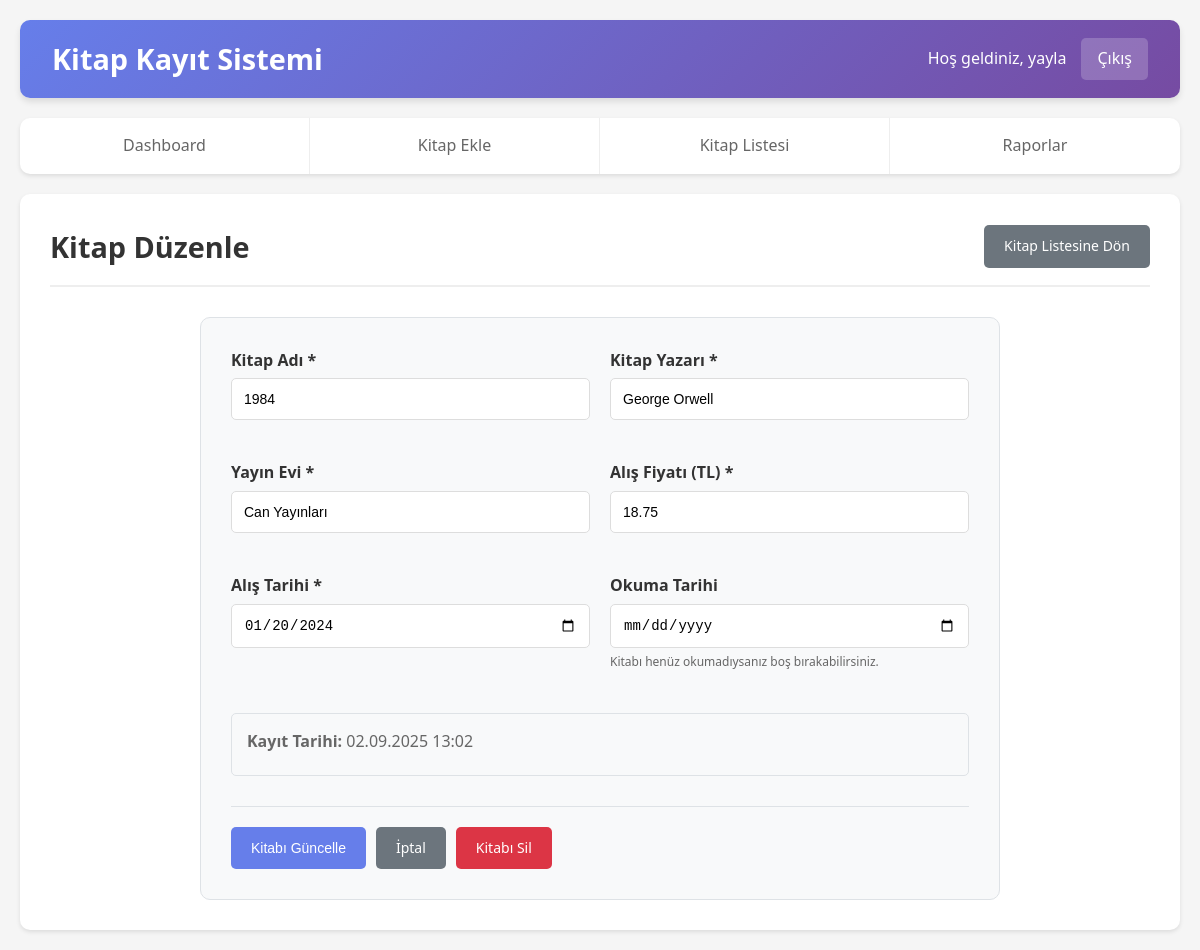
Page /pages/edit_book.php?id=2 (signed in) on the committed database.
### tables this page shows
CREATE TABLE IF NOT EXISTS kitaplar (
    id INT AUTO_INCREMENT PRIMARY KEY,
    kitap_adi VARCHAR(255) NOT NULL,
    kitap_yazari VARCHAR(255) NOT NULL,
    yayin_evi VARCHAR(255) NOT NULL,
    alis_fiyati DECIMAL(10,2) NOT NULL,
    alis_tarihi DATE NOT NULL,
    okuma_tarihi DATE NULL,
    kayit_tarihi TIMESTAMP DEFAULT CURRENT_TIMESTAMP,
    guncelleme_tarihi TIMESTAMP DEFAULT CURRENT_TIMESTAMP ON UPDATE CURRENT_TIMESTAMP,
    INDEX idx_kitap_adi (kitap_adi),
    INDEX idx_yazar (kitap_yazari),
    INDEX idx_yayin_evi (yayin_evi),
    INDEX idx_alis_tarihi (alis_tarihi),
    INDEX idx_okuma_tarihi (okuma_tarihi)
);

### includes/auth.php (called while the page is built, shortened)
<?php
function getAdminUsername() {
    return $_SESSION['admin_username'] ?? 'Admin';
}
function generateCSRFToken() {
    return $_SESSION['csrf_token'];
}
?>

### includes/functions.php (called while the page is built, shortened)
<?php
function getBook($id) {
    try {
        $db = getDB();
        $sql = "SELECT * FROM kitaplar WHERE id = :id";
        $stmt = $db->prepare($sql);
        $stmt->bindParam(':id', $id);
        $stmt->execute();
        return $stmt->fetch();
    } catch(PDOException $e) {
        error_log("Kitap getirme hatası: " . $e->getMessage());
        return false;
    }
}
function formatDate($date, $format = 'd.m.Y') {
    return date($format, strtotime($date));
}
?>

### pages/edit_book.php (the view, shortened to what this page needs)
<?php
require_once '../includes/auth.php';
require_once '../includes/functions.php';
$book_id = (int)$_GET['id'];
$book = getBook($book_id);
$csrf_token = generateCSRFToken();
?>
<!DOCTYPE html>
<html lang="tr">
<head>
    <link rel="stylesheet" href="../assets/css/style.css">
</head>
<body>
    <div class="container">
        <header class="header">
            <h1>Kitap Kayıt Sistemi</h1>
            <div class="user-info">
                <span>Hoş geldiniz, <?php echo htmlspecialchars(getAdminUsername()); ?></span>
                <a href="dashboard.php?logout=1" class="logout-btn">Çıkış</a>
            </div>
        </header>
        <nav class="navigation">
            <ul>
                <li><a href="dashboard.php">Dashboard</a></li>
                <li><a href="add_book.php">Kitap Ekle</a></li>
                <li><a href="list_books.php">Kitap Listesi</a></li>
                <li><a href="reports.php">Raporlar</a></li>
            </ul>
        </nav>
        <main class="main-content">
            <div class="page-header">
                <h2>Kitap Düzenle</h2>
                <a href="list_books.php" class="btn btn-secondary">Kitap Listesine Dön</a>
            </div>
            <div class="form-container">
                <form method="POST" action="" class="book-form">
                    <div class="form-row">
                        <div class="form-group">
                            <label for="kitap_adi">Kitap Adı *</label>
                            <input type="text" id="kitap_adi" name="kitap_adi"
                                   value="<?php echo htmlspecialchars($_POST['kitap_adi'] ?? $book['kitap_adi']); ?>"
                                   required maxlength="255">
                        </div>
                        <div class="form-group">
                            <label for="kitap_yazari">Kitap Yazarı *</label>
                            <input type="text" id="kitap_yazari" name="kitap_yazari"
                                   value="<?php echo htmlspecialchars($_POST['kitap_yazari'] ?? $book['kitap_yazari']); ?>"
                                   required maxlength="255">
                        </div>
                    </div>
                    <div class="form-row">
                        <div class="form-group">
                            <label for="yayin_evi">Yayın Evi *</label>
                            <input type="text" id="yayin_evi" name="yayin_evi"
                                   value="<?php echo htmlspecialchars($_POST['yayin_evi'] ?? $book['yayin_evi']); ?>"
                                   required maxlength="255">
                        </div>
                        <div class="form-group">
                            <label for="alis_fiyati">Alış Fiyatı (TL) *</label>
                            <input type="number" id="alis_fiyati" name="alis_fiyati"
                                   value="<?php echo htmlspecialchars($_POST['alis_fiyati'] ?? $book['alis_fiyati']); ?>"
                                   step="0.01" min="0" required>
                        </div>
                    </div>
                    <div class="form-row">
                        <div class="form-group">
                            <label for="alis_tarihi">Alış Tarihi *</label>
                            <input type="date" id="alis_tarihi" name="alis_tarihi"
                                   value="<?php echo htmlspecialchars($_POST['alis_tarihi'] ?? $book['alis_tarihi']); ?>"
                                   required>
                        </div>
                        <div class="form-group">
                            <label for="okuma_tarihi">Okuma Tarihi</label>
                            <input type="date" id="okuma_tarihi" name="okuma_tarihi"
                                   value="<?php echo htmlspecialchars($_POST['okuma_tarihi'] ?? $book['okuma_tarihi']); ?>">
                            <small class="form-help">Kitabı henüz okumadıysanız boş bırakabilirsiniz.</small>
                        </div>
                    </div>
                    <div class="book-info">
                        <p><strong>Kayıt Tarihi:</strong> <?php echo formatDate($book['kayit_tarihi'], 'd.m.Y H:i'); ?></p>
                    </div>
                    <div class="form-actions">
                        <button type="submit" class="btn btn-primary">Kitabı Güncelle</button>
                        <a href="list_books.php" class="btn btn-secondary">İptal</a>
                        <a href="?delete=<?php echo $book['id']; ?>&csrf_token=<?php echo $csrf_token; ?>"
                           class="btn btn-danger"
                           onclick="return confirm('Bu kitabı silmek istediğinizden emin misiniz?')">Kitabı Sil</a>
                    </div>
                </form>
            </div>
        </main>
    </div>
</body>
</html>

### assets/css/style.css (style rules this page uses)
* { margin: 0; padding: 0; box-sizing: border-box; }
body { font-family: 'Segoe UI', Tahoma, Geneva, Verdana, sans-serif; line-height: 1.6; color: #333; background-color: #f5f5f5; }
.container { max-width: 1200px; margin: 0 auto; padding: 20px; }
.header { background: linear-gradient(135deg, #667eea 0%, #764ba2 100%); color: white; padding: 1rem 2rem; border-radius: 10px; margin-bottom: 20px; display: flex; justify-content: space-between; align-items: center; box-shadow: 0 4px 6px rgba(0, 0, 0, 0.1); }
.header h1 { font-size: 1.8rem; font-weight: 600; }
.user-info { display: flex; align-items: center; gap: 15px; }
.logout-btn { background: rgba(255, 255, 255, 0.2); color: white; padding: 8px 16px; text-decoration: none; border-radius: 5px; transition: background 0.3s; }
.navigation { background: white; border-radius: 10px; margin-bottom: 20px; box-shadow: 0 2px 4px rgba(0, 0, 0, 0.1); overflow: hidden; }
.navigation ul { list-style: none; display: flex; margin: 0; padding: 0; }
.navigation li { flex: 1; }
.navigation a { display: block; padding: 15px 20px; text-decoration: none; color: #666; text-align: center; transition: all 0.3s; border-right: 1px solid #eee; }
.navigation li:last-child a { border-right: none; }
.main-content { background: white; border-radius: 10px; padding: 30px; box-shadow: 0 2px 4px rgba(0, 0, 0, 0.1); min-height: 500px; }
.page-header { display: flex; justify-content: space-between; align-items: center; margin-bottom: 30px; padding-bottom: 15px; border-bottom: 2px solid #eee; }
.page-header h2 { color: #333; font-size: 1.8rem; font-weight: 600; }
.btn { display: inline-block; padding: 10px 20px; background: #667eea; color: white; text-decoration: none; border-radius: 5px; border: none; cursor: pointer; font-size: 14px; transition: all 0.3s; text-align: center; }
.btn-primary { background: #667eea; }
.btn-secondary { background: #6c757d; }
.btn-danger { background: #dc3545; }
.form-container { max-width: 800px; margin: 0 auto; }
.book-form { background: #f8f9fa; padding: 30px; border-radius: 10px; border: 1px solid #dee2e6; }
.form-row { display: grid; grid-template-columns: 1fr 1fr; gap: 20px; margin-bottom: 20px; }
.form-group { margin-bottom: 20px; }
.form-group label { display: block; margin-bottom: 5px; font-weight: 600; color: #333; }
.form-group input, .form-group select { width: 100%; padding: 12px; border: 1px solid #ddd; border-radius: 5px; font-size: 14px; transition: border-color 0.3s; }
.form-help { font-size: 12px; color: #666; margin-top: 5px; }
.form-actions { display: flex; gap: 10px; justify-content: flex-start; margin-top: 30px; padding-top: 20px; border-top: 1px solid #dee2e6; }
.book-info { background: #f8f9fa; padding: 15px; border-radius: 5px; margin: 20px 0; border: 1px solid #dee2e6; }
.book-info p { margin-bottom: 5px; color: #666; }

### rows in the picture
kitaplar: kitap_adi "1984", kitap_yazari "George Orwell", yayin_evi "Can Yayınları", alis_fiyati "18.75", alis_tarihi "01/20/2024", kayit_tarihi "02.09.2025 13:02"

### other values in the picture
getAdminUsername() "yayla"
